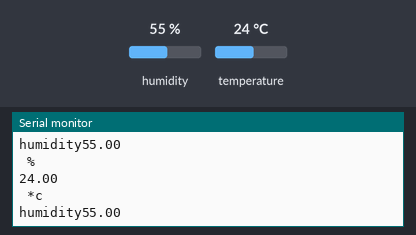
The sketch below on a simulated Arduino Uno, built with avr-gcc and run on an emulated ATmega328P. Parts: the last lines printed to the serial monitor. The test bench sets the inputs (shaded band); at power-on: humidity 55 %, temperature 24 °C.

Above: at 2.8 s.
2.9 s: humidity set to 22 %
At 3.8 s:
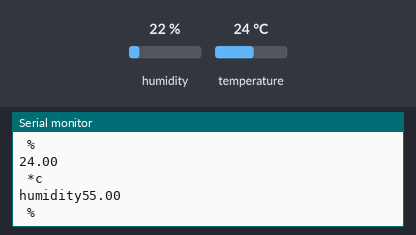
5.6 s: temperature set to 12 °C
At 6.2 s:
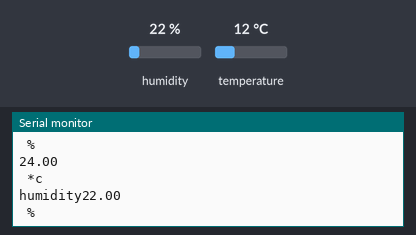
8.3 s: humidity set to 40 %
At 9.3 s:
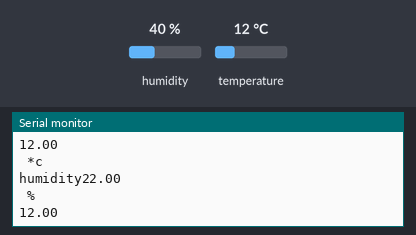
Timing chart, 0 to 11.3 s (numbered marks = the images above; inputs shaded):
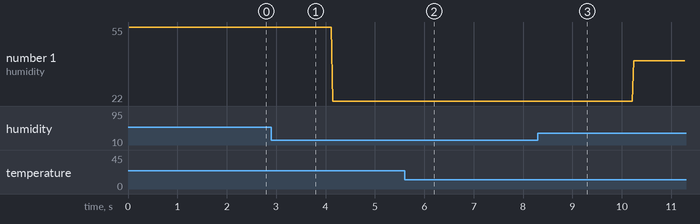

Measured:
- plotted number 1: 55 → 22 after the input at 2.9 s, 22 → 40 after the input at 8.3 s

The sketch:

Humidity_testing.ino
```cpp
#include <DHT.h>

#define  DHTPIN 4
#define DHTTYPE DHT11

DHT dht (DHTPIN, DHTTYPE);

void setup() {
  Serial.begin(9600);
  Serial.println("Test");

  dht.begin();
}

void loop() {
  float h = dht.readHumidity();
  float t = dht.readTemperature();

  if(isnan(t) || isnan(h)){
    Serial.println("Failed to read");
  }
  else{
    Serial.print("humidity");
    Serial.println(h);
    Serial.println(" %\t");
    Serial.println(t);
    Serial.println(" *c");
    }

}
```
